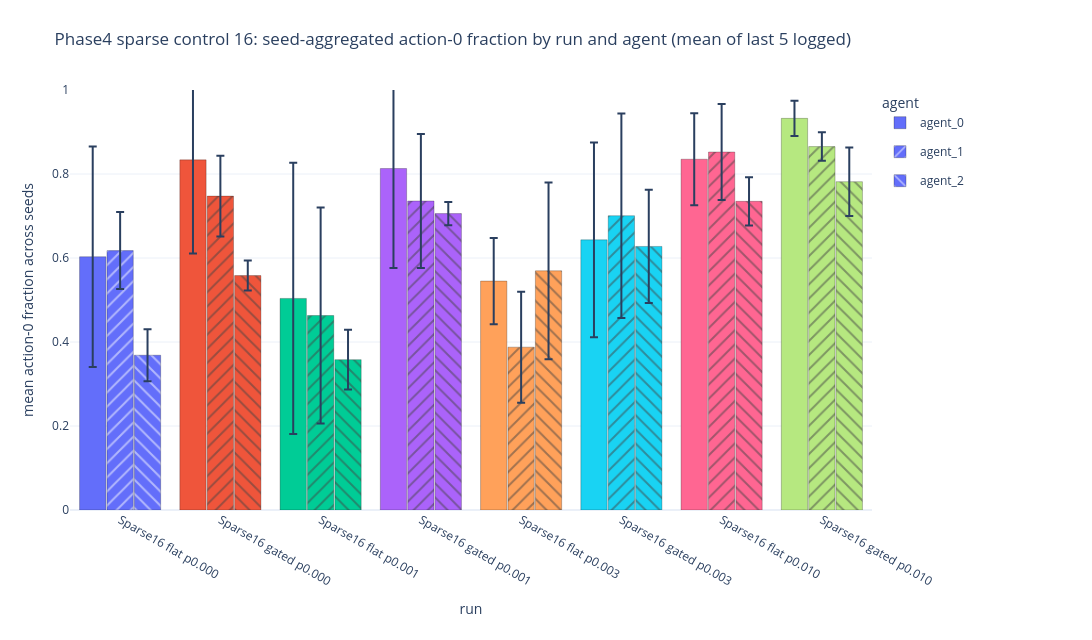
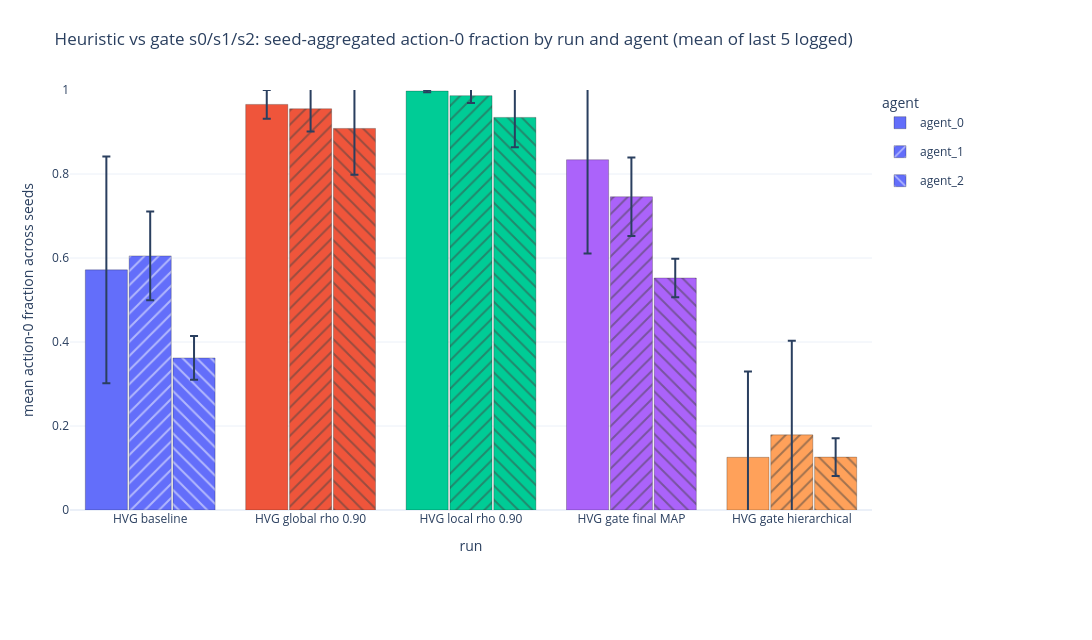
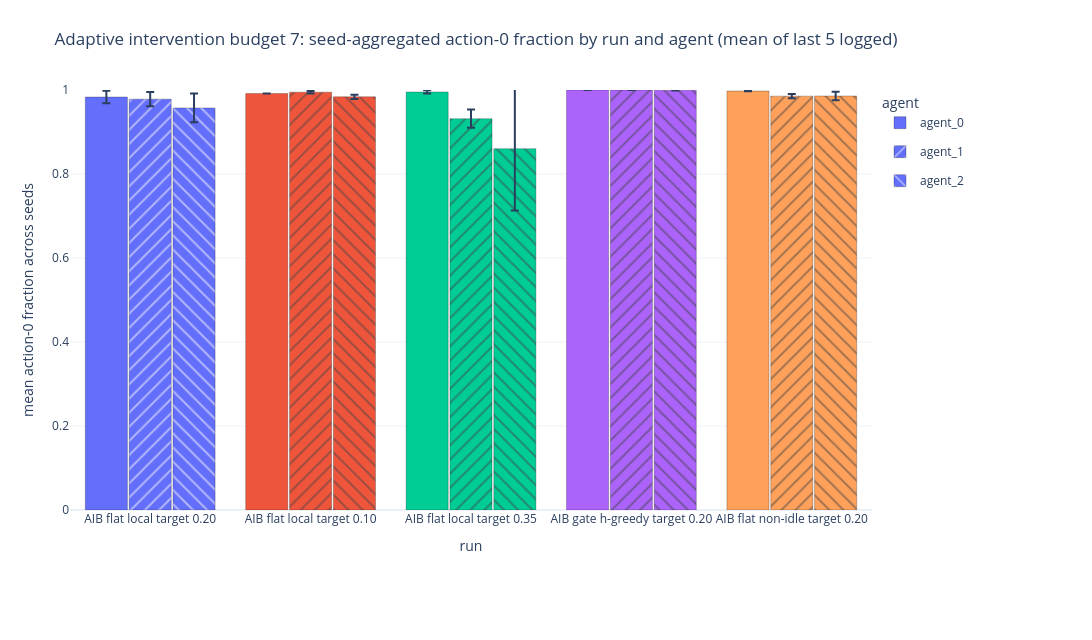

The cell these charts' notebook holds for them, in order:
### Markdown cell above
## Seed-Aggregated Last-5-Logged Action-0 Fraction By Run And Agent

### Code cell
seed_action0 = adm.seed_aggregated_last5_logged_action0_fraction_by_agent(ctx)
adm.display_metric_figures(seed_action0)

### Figure 1 — Plotly figure (JSON) as saved in the notebook; plotly's stock layout.template omitted (floating-point values rounded to 4 significant figures)
{"data": [{"customdata": [[0.2623, 3, "[0, 1, 2]", 24120.0, 10490.0, "['sparse16_flat_p000_s0', 'sparse16_flat_p000_s1', 'sparse16_flat_p000_s2']"], [0.223, 3, "[0, 1, 2]", 33350.0, 8919.0, "['sparse16_gated_p000_s0', 'sparse16_gated_p000_s1', 'sparse16_gated_p000_s2']"], [0.3229, 3, "[0, 1, 2]", 20150.0, 12920.0, "['sparse16_flat_p001_s0', 'sparse16_flat_p001_s1', 'sparse16_flat_p001_s2']"], [0.2366, 3, "[0, 1, 2]", 32520.0, 9464.0, "['sparse16_gated_p001_s0', 'sparse16_gated_p001_s1', 'sparse16_gated_p001_s2']"], [0.1026, 3, "[0, 1, 2]", 21800.0, 4105.0, "['sparse16_flat_p003_s0', 'sparse16_flat_p003_s1', 'sparse16_flat_p003_s2']"], [0.2317, 3, "[0, 1, 2]", 25730.0, 9268.0, "['sparse16_gated_p003_s0', 'sparse16_gated_p003_s1', 'sparse16_gated_p003_s2']"], [0.1097, 3, "[0, 1, 2]", 33407, 4387.0, "['sparse16_flat_p010_s0', 'sparse16_flat_p010_s1', 'sparse16_flat_p010_s2']"], [0.04184, 3, "[0, 1, 2]", 37299, 1674.0, "['sparse16_gated_p010_s0', 'sparse16_gated_p010_s1', 'sparse16_gated_p010_s2']"]], "error_y": {"array": [0.2623, 0.223, 0.3229, 0.2366, 0.1026, 0.2317, 0.1097, 0.04184], "type": "data", "visible": true}, "hovertemplate": "run=%{x}<br>agent=agent_0<br>mean action-0 fraction=%{y:.4f}<br>std across seeds=%{customdata[0]:.4f}<br>n_seeds=%{customdata[1]}<br>seeds=%{customdata[2]}<br>mean action-0 count=%{customdata[3]:.0f}<br>std action-0 count=%{customdata[4]:.0f}<br>seed runs=%{customdata[5]}<extra></extra>", "legendgroup": "agent_0", "marker": {"color": ["#636EFA", "#EF553B", "#00CC96", "#AB63FA", "#FFA15A", "#19D3F3", "#FF6692", "#B6E880"], "line": {"color": "rgba(0,0,0,0.35)", "width": 0.7}, "pattern": {"shape": ""}}, "name": "agent_0", "type": "bar", "x": ["Sparse16 flat p0.000", "Sparse16 gated p0.000", "Sparse16 flat p0.001", "Sparse16 gated p0.001", "Sparse16 flat p0.003", "Sparse16 gated p0.003", "Sparse16 flat p0.010", "Sparse16 gated p0.010"], "y": [0.603, 0.8336, 0.5038, 0.813, 0.545, 0.6432, 0.8352, 0.9325]}, {"customdata": [[0.09166, 3, "[0, 1, 2]", 24700.0, 3667.0, "['sparse16_flat_p000_s0', 'sparse16_flat_p000_s1', 'sparse16_flat_p000_s2']"], [0.09591, 3, "[0, 1, 2]", 29900.0, 3837.0, "['sparse16_gated_p000_s0', 'sparse16_gated_p000_s1', 'sparse16_gated_p000_s2']"], [0.2573, 3, "[0, 1, 2]", 18520.0, 10290.0, "['sparse16_flat_p001_s0', 'sparse16_flat_p001_s1', 'sparse16_flat_p001_s2']"], [0.1595, 3, "[0, 1, 2]", 29430.0, 6378.0, "['sparse16_gated_p001_s0', 'sparse16_gated_p001_s1', 'sparse16_gated_p001_s2']"], [0.1322, 3, "[0, 1, 2]", 15510.0, 5286.0, "['sparse16_flat_p003_s0', 'sparse16_flat_p003_s1', 'sparse16_flat_p003_s2']"], [0.2436, 3, "[0, 1, 2]", 28030.0, 9744.0, "['sparse16_gated_p003_s0', 'sparse16_gated_p003_s1', 'sparse16_gated_p003_s2']"], [0.1141, 3, "[0, 1, 2]", 34095, 4563.0, "['sparse16_flat_p010_s0', 'sparse16_flat_p010_s1', 'sparse16_flat_p010_s2']"], [0.03384, 3, "[0, 1, 2]", 34610.0, 1354.0, "['sparse16_gated_p010_s0', 'sparse16_gated_p010_s1', 'sparse16_gated_p010_s2']"]], "error_y": {"array": [0.09166, 0.09591, 0.2573, 0.1595, 0.1322, 0.2436, 0.1141, 0.03384], "type": "data", "visible": true}, "hovertemplate": "run=%{x}<br>agent=agent_1<br>mean action-0 fraction=%{y:.4f}<br>std across seeds=%{customdata[0]:.4f}<br>n_seeds=%{customdata[1]}<br>seeds=%{customdata[2]}<br>mean action-0 count=%{customdata[3]:.0f}<br>std action-0 count=%{customdata[4]:.0f}<br>seed runs=%{customdata[5]}<extra></extra>", "legendgroup": "agent_1", "marker": {"color": ["#636EFA", "#EF553B", "#00CC96", "#AB63FA", "#FFA15A", "#19D3F3", "#FF6692", "#B6E880"], "line": {"color": "rgba(0,0,0,0.35)", "width": 0.7}, "pattern": {"shape": "/"}}, "name": "agent_1", "type": "bar", "x": ["Sparse16 flat p0.000", "Sparse16 gated p0.000", "Sparse16 flat p0.001", "Sparse16 gated p0.001", "Sparse16 flat p0.003", "Sparse16 gated p0.003", "Sparse16 flat p0.010", "Sparse16 gated p0.010"], "y": [0.6176, 0.7474, 0.4631, 0.7356, 0.3877, 0.7007, 0.8524, 0.8653]}, {"customdata": [[0.062, 3, "[0, 1, 2]", 14740, 2480.0, "['sparse16_flat_p000_s0', 'sparse16_flat_p000_s1', 'sparse16_flat_p000_s2']"], [0.03581, 3, "[0, 1, 2]", 22329, 1433.0, "['sparse16_gated_p000_s0', 'sparse16_gated_p000_s1', 'sparse16_gated_p000_s2']"], [0.07122, 3, "[0, 1, 2]", 14320.0, 2849.0, "['sparse16_flat_p001_s0', 'sparse16_flat_p001_s1', 'sparse16_flat_p001_s2']"], [0.02757, 3, "[0, 1, 2]", 28231, 1103.0, "['sparse16_gated_p001_s0', 'sparse16_gated_p001_s1', 'sparse16_gated_p001_s2']"], [0.2105, 3, "[0, 1, 2]", 22780, 8420.0, "['sparse16_flat_p003_s0', 'sparse16_flat_p003_s1', 'sparse16_flat_p003_s2']"], [0.1349, 3, "[0, 1, 2]", 25100.0, 5396.0, "['sparse16_gated_p003_s0', 'sparse16_gated_p003_s1', 'sparse16_gated_p003_s2']"], [0.05752, 3, "[0, 1, 2]", 29400.0, 2300.0, "['sparse16_flat_p010_s0', 'sparse16_flat_p010_s1', 'sparse16_flat_p010_s2']"], [0.0814, 3, "[0, 1, 2]", 31267, 3256.0, "['sparse16_gated_p010_s0', 'sparse16_gated_p010_s1', 'sparse16_gated_p010_s2']"]], "error_y": {"array": [0.062, 0.03581, 0.07122, 0.02757, 0.2105, 0.1349, 0.05752, 0.0814], "type": "data", "visible": true}, "hovertemplate": "run=%{x}<br>agent=agent_2<br>mean action-0 fraction=%{y:.4f}<br>std across seeds=%{customdata[0]:.4f}<br>n_seeds=%{customdata[1]}<br>seeds=%{customdata[2]}<br>mean action-0 count=%{customdata[3]:.0f}<br>std action-0 count=%{customdata[4]:.0f}<br>seed runs=%{customdata[5]}<extra></extra>", "legendgroup": "agent_2", "marker": {"color": ["#636EFA", "#EF553B", "#00CC96", "#AB63FA", "#FFA15A", "#19D3F3", "#FF6692", "#B6E880"], "line": {"color": "rgba(0,0,0,0.35)", "width": 0.7}, "pattern": {"shape": "\\"}}, "name": "agent_2", "type": "bar", "x": ["Sparse16 flat p0.000", "Sparse16 gated p0.000", "Sparse16 flat p0.001", "Sparse16 gated p0.001", "Sparse16 flat p0.003", "Sparse16 gated p0.003", "Sparse16 flat p0.010", "Sparse16 gated p0.010"], "y": [0.3685, 0.5582, 0.358, 0.7058, 0.5695, 0.6275, 0.7349, 0.7817]}], "layout": {"bargap": 0.18, "bargroupgap": 0.04, "barmode": "group", "height": 640, "legend": {"orientation": "v", "title": {"text": "agent"}, "x": 1.01, "xanchor": "left", "y": 1, "yanchor": "top"}, "margin": {"b": 130, "l": 70, "r": 220, "t": 90}, "title": {"text": "Phase4 sparse control 16: seed-aggregated action-0 fraction by run and agent (mean of last 5 logged)"}, "width": 1450, "xaxis": {"categoryarray": ["Sparse16 flat p0.000", "Sparse16 gated p0.000", "Sparse16 flat p0.001", "Sparse16 gated p0.001", "Sparse16 flat p0.003", "Sparse16 gated p0.003", "Sparse16 flat p0.010", "Sparse16 gated p0.010"], "categoryorder": "array", "title": {"text": "run"}}, "yaxis": {"range": [0, 1], "title": {"text": "mean action-0 fraction across seeds"}}}}

### Figure 2 — Plotly figure (JSON) as saved in the notebook; plotly's stock layout.template omitted (floating-point values rounded to 4 significant figures)
{"data": [{"customdata": [[0.2702, 3, "[0, 1, 2]", 22870.0, 10810.0, "['hvg_00_baseline_s0', 'hvg_00_baseline_s1', 'hvg_00_baseline_s2']"], [0.03443, 3, "[0, 1, 2]", 38630.0, 1377.0, "['hvg_01_eval_rho090_s0', 'hvg_01_eval_rho090_s1', 'hvg_01_eval_rho090_s2']"], [0.002643, 3, "[0, 1, 2]", 39900.0, 105.5, "['hvg_04_eval_local_rho090_s0', 'hvg_04_eval_local_rho090_s1', 'hvg_04_eval_local_rho090_s2']"], [0.2233, 3, "[0, 1, 2]", 33356, 8930.0, "['hvg_02_gate_final_map_s0', 'hvg_02_gate_final_map_s1', 'hvg_02_gate_final_map_s2']"], [0.204, 3, "[0, 1, 2]", 5019.0, 8160.0, "['hvg_03_gate_hierarchical_s0', 'hvg_03_gate_hierarchical_s1', 'hvg_03_gate_hierarchical_s2']"]], "error_y": {"array": [0.2702, 0.03443, 0.002643, 0.2233, 0.204], "type": "data", "visible": true}, "hovertemplate": "run=%{x}<br>agent=agent_0<br>mean action-0 fraction=%{y:.4f}<br>std across seeds=%{customdata[0]:.4f}<br>n_seeds=%{customdata[1]}<br>seeds=%{customdata[2]}<br>mean action-0 count=%{customdata[3]:.0f}<br>std action-0 count=%{customdata[4]:.0f}<br>seed runs=%{customdata[5]}<extra></extra>", "legendgroup": "agent_0", "marker": {"color": ["#636EFA", "#EF553B", "#00CC96", "#AB63FA", "#FFA15A"], "line": {"color": "rgba(0,0,0,0.35)", "width": 0.7}, "pattern": {"shape": ""}}, "name": "agent_0", "type": "bar", "x": ["HVG baseline", "HVG global rho 0.90", "HVG local rho 0.90", "HVG gate final MAP", "HVG gate hierarchical"], "y": [0.5717, 0.9657, 0.9975, 0.8339, 0.1255]}, {"customdata": [[0.1057, 3, "[0, 1, 2]", 24200, 4229.0, "['hvg_00_baseline_s0', 'hvg_00_baseline_s1', 'hvg_00_baseline_s2']"], [0.05404, 3, "[0, 1, 2]", 38210.0, 2161.0, "['hvg_01_eval_rho090_s0', 'hvg_01_eval_rho090_s1', 'hvg_01_eval_rho090_s2']"], [0.01752, 3, "[0, 1, 2]", 39460.0, 700.8, "['hvg_04_eval_local_rho090_s0', 'hvg_04_eval_local_rho090_s1', 'hvg_04_eval_local_rho090_s2']"], [0.09347, 3, "[0, 1, 2]", 29833, 3739.0, "['hvg_02_gate_final_map_s0', 'hvg_02_gate_final_map_s1', 'hvg_02_gate_final_map_s2']"], [0.2239, 3, "[0, 1, 2]", 7155.0, 8956.0, "['hvg_03_gate_hierarchical_s0', 'hvg_03_gate_hierarchical_s1', 'hvg_03_gate_hierarchical_s2']"]], "error_y": {"array": [0.1057, 0.05404, 0.01752, 0.09347, 0.2239], "type": "data", "visible": true}, "hovertemplate": "run=%{x}<br>agent=agent_1<br>mean action-0 fraction=%{y:.4f}<br>std across seeds=%{customdata[0]:.4f}<br>n_seeds=%{customdata[1]}<br>seeds=%{customdata[2]}<br>mean action-0 count=%{customdata[3]:.0f}<br>std action-0 count=%{customdata[4]:.0f}<br>seed runs=%{customdata[5]}<extra></extra>", "legendgroup": "agent_1", "marker": {"color": ["#636EFA", "#EF553B", "#00CC96", "#AB63FA", "#FFA15A"], "line": {"color": "rgba(0,0,0,0.35)", "width": 0.7}, "pattern": {"shape": "/"}}, "name": "agent_1", "type": "bar", "x": ["HVG baseline", "HVG global rho 0.90", "HVG local rho 0.90", "HVG gate final MAP", "HVG gate hierarchical"], "y": [0.605, 0.9553, 0.9865, 0.7458, 0.1789]}, {"customdata": [[0.05206, 3, "[0, 1, 2]", 14480.0, 2082.0, "['hvg_00_baseline_s0', 'hvg_00_baseline_s1', 'hvg_00_baseline_s2']"], [0.1106, 3, "[0, 1, 2]", 36341, 4424.0, "['hvg_01_eval_rho090_s0', 'hvg_01_eval_rho090_s1', 'hvg_01_eval_rho090_s2']"], [0.07131, 3, "[0, 1, 2]", 37390.0, 2852.0, "['hvg_04_eval_local_rho090_s0', 'hvg_04_eval_local_rho090_s1', 'hvg_04_eval_local_rho090_s2']"], [0.04561, 3, "[0, 1, 2]", 22100.0, 1825.0, "['hvg_02_gate_final_map_s0', 'hvg_02_gate_final_map_s1', 'hvg_02_gate_final_map_s2']"], [0.04474, 3, "[0, 1, 2]", 5037.0, 1790.0, "['hvg_03_gate_hierarchical_s0', 'hvg_03_gate_hierarchical_s1', 'hvg_03_gate_hierarchical_s2']"]], "error_y": {"array": [0.05206, 0.1106, 0.07131, 0.04561, 0.04474], "type": "data", "visible": true}, "hovertemplate": "run=%{x}<br>agent=agent_2<br>mean action-0 fraction=%{y:.4f}<br>std across seeds=%{customdata[0]:.4f}<br>n_seeds=%{customdata[1]}<br>seeds=%{customdata[2]}<br>mean action-0 count=%{customdata[3]:.0f}<br>std action-0 count=%{customdata[4]:.0f}<br>seed runs=%{customdata[5]}<extra></extra>", "legendgroup": "agent_2", "marker": {"color": ["#636EFA", "#EF553B", "#00CC96", "#AB63FA", "#FFA15A"], "line": {"color": "rgba(0,0,0,0.35)", "width": 0.7}, "pattern": {"shape": "\\"}}, "name": "agent_2", "type": "bar", "x": ["HVG baseline", "HVG global rho 0.90", "HVG local rho 0.90", "HVG gate final MAP", "HVG gate hierarchical"], "y": [0.362, 0.9085, 0.9348, 0.5524, 0.1259]}], "layout": {"bargap": 0.18, "bargroupgap": 0.04, "barmode": "group", "height": 640, "legend": {"orientation": "v", "title": {"text": "agent"}, "x": 1.01, "xanchor": "left", "y": 1, "yanchor": "top"}, "margin": {"b": 130, "l": 70, "r": 220, "t": 90}, "title": {"text": "Heuristic vs gate s0/s1/s2: seed-aggregated action-0 fraction by run and agent (mean of last 5 logged)"}, "width": 1450, "xaxis": {"categoryarray": ["HVG baseline", "HVG global rho 0.90", "HVG local rho 0.90", "HVG gate final MAP", "HVG gate hierarchical"], "categoryorder": "array", "title": {"text": "run"}}, "yaxis": {"range": [0, 1], "title": {"text": "mean action-0 fraction across seeds"}}}}

### Figure 3 — Plotly figure (JSON) as saved in the notebook; plotly's stock layout.template omitted (floating-point values rounded to 4 significant figures)
{"data": [{"customdata": [[0.01505, 3, "[0, 1, 2]", 39340.0, 602.1, "['aib_00_flat_local_t020_s0', 'aib_00_flat_local_t020_s1', 'aib_00_flat_local_t020_s2']"], [0.0001693, 3, "[0, 1, 2]", 39670.0, 6.506, "['aib_01_flat_local_t010_s0', 'aib_01_flat_local_t010_s1', 'aib_01_flat_local_t010_s2']"], [0.003829, 3, "[0, 1, 2]", 39810.0, 153.1, "['aib_02_flat_local_t035_s0', 'aib_02_flat_local_t035_s1', 'aib_02_flat_local_t035_s2']"], [0, 3, "[0, 1, 2]", 40000, 0, "['aib_03_gate_hgreedy_sep_local_t020_s0', 'aib_03_gate_hgreedy_sep_local_t020_s1', 'aib_03_gate_hgreedy_sep_local_t020_s2']"], [0.0004898, 3, "[0, 1, 2]", 39900.0, 19.5, "['aib_04_flat_nonidle_t020_s0', 'aib_04_flat_nonidle_t020_s1', 'aib_04_flat_nonidle_t020_s2']"]], "error_y": {"array": [0.01505, 0.0001693, 0.003829, 0.0, 0.0004898], "type": "data", "visible": true}, "hovertemplate": "run=%{x}<br>agent=agent_0<br>mean action-0 fraction=%{y:.4f}<br>std across seeds=%{customdata[0]:.4f}<br>n_seeds=%{customdata[1]}<br>seeds=%{customdata[2]}<br>mean action-0 count=%{customdata[3]:.0f}<br>std action-0 count=%{customdata[4]:.0f}<br>seed runs=%{customdata[5]}<extra></extra>", "legendgroup": "agent_0", "marker": {"color": ["#636EFA", "#EF553B", "#00CC96", "#AB63FA", "#FFA15A"], "line": {"color": "rgba(0,0,0,0.35)", "width": 0.7}, "pattern": {"shape": ""}}, "name": "agent_0", "type": "bar", "x": ["AIB flat local target 0.20", "AIB flat local target 0.10", "AIB flat local target 0.35", "AIB gate h-greedy target 0.20", "AIB flat non-idle target 0.20"], "y": [0.9834, 0.9917, 0.9953, 1.0, 0.9975]}, {"customdata": [[0.01722, 3, "[0, 1, 2]", 39130.0, 689.1, "['aib_00_flat_local_t020_s0', 'aib_00_flat_local_t020_s1', 'aib_00_flat_local_t020_s2']"], [0.002983, 3, "[0, 1, 2]", 39790.0, 119.1, "['aib_01_flat_local_t010_s0', 'aib_01_flat_local_t010_s1', 'aib_01_flat_local_t010_s2']"], [0.02167, 3, "[0, 1, 2]", 37270.0, 866.3, "['aib_02_flat_local_t035_s0', 'aib_02_flat_local_t035_s1', 'aib_02_flat_local_t035_s2']"], [0, 3, "[0, 1, 2]", 40000, 0, "['aib_03_gate_hgreedy_sep_local_t020_s0', 'aib_03_gate_hgreedy_sep_local_t020_s1', 'aib_03_gate_hgreedy_sep_local_t020_s2']"], [0.004919, 3, "[0, 1, 2]", 39420.0, 196.7, "['aib_04_flat_nonidle_t020_s0', 'aib_04_flat_nonidle_t020_s1', 'aib_04_flat_nonidle_t020_s2']"]], "error_y": {"array": [0.01722, 0.002983, 0.02167, 0.0, 0.004919], "type": "data", "visible": true}, "hovertemplate": "run=%{x}<br>agent=agent_1<br>mean action-0 fraction=%{y:.4f}<br>std across seeds=%{customdata[0]:.4f}<br>n_seeds=%{customdata[1]}<br>seeds=%{customdata[2]}<br>mean action-0 count=%{customdata[3]:.0f}<br>std action-0 count=%{customdata[4]:.0f}<br>seed runs=%{customdata[5]}<extra></extra>", "legendgroup": "agent_1", "marker": {"color": ["#636EFA", "#EF553B", "#00CC96", "#AB63FA", "#FFA15A"], "line": {"color": "rgba(0,0,0,0.35)", "width": 0.7}, "pattern": {"shape": "/"}}, "name": "agent_1", "type": "bar", "x": ["AIB flat local target 0.20", "AIB flat local target 0.10", "AIB flat local target 0.35", "AIB gate h-greedy target 0.20", "AIB flat non-idle target 0.20"], "y": [0.9782, 0.9948, 0.9317, 1.0, 0.9854]}, {"customdata": [[0.03428, 3, "[0, 1, 2]", 38290.0, 1371.0, "['aib_00_flat_local_t020_s0', 'aib_00_flat_local_t020_s1', 'aib_00_flat_local_t020_s2']"], [0.005064, 3, "[0, 1, 2]", 39350.0, 202.8, "['aib_01_flat_local_t010_s0', 'aib_01_flat_local_t010_s1', 'aib_01_flat_local_t010_s2']"], [0.1474, 3, "[0, 1, 2]", 34410.0, 5897.0, "['aib_02_flat_local_t035_s0', 'aib_02_flat_local_t035_s1', 'aib_02_flat_local_t035_s2']"], [0.0006718, 3, "[0, 1, 2]", 39970.0, 26.69, "['aib_03_gate_hgreedy_sep_local_t020_s0', 'aib_03_gate_hgreedy_sep_local_t020_s1', 'aib_03_gate_hgreedy_sep_local_t020_s2']"], [0.01027, 3, "[0, 1, 2]", 39430.0, 410.7, "['aib_04_flat_nonidle_t020_s0', 'aib_04_flat_nonidle_t020_s1', 'aib_04_flat_nonidle_t020_s2']"]], "error_y": {"array": [0.03428, 0.005064, 0.1474, 0.0006718, 0.01027], "type": "data", "visible": true}, "hovertemplate": "run=%{x}<br>agent=agent_2<br>mean action-0 fraction=%{y:.4f}<br>std across seeds=%{customdata[0]:.4f}<br>n_seeds=%{customdata[1]}<br>seeds=%{customdata[2]}<br>mean action-0 count=%{customdata[3]:.0f}<br>std action-0 count=%{customdata[4]:.0f}<br>seed runs=%{customdata[5]}<extra></extra>", "legendgroup": "agent_2", "marker": {"color": ["#636EFA", "#EF553B", "#00CC96", "#AB63FA", "#FFA15A"], "line": {"color": "rgba(0,0,0,0.35)", "width": 0.7}, "pattern": {"shape": "\\"}}, "name": "agent_2", "type": "bar", "x": ["AIB flat local target 0.20", "AIB flat local target 0.10", "AIB flat local target 0.35", "AIB gate h-greedy target 0.20", "AIB flat non-idle target 0.20"], "y": [0.9573, 0.9838, 0.8603, 0.9993, 0.9857]}], "layout": {"bargap": 0.18, "bargroupgap": 0.04, "barmode": "group", "height": 640, "legend": {"orientation": "v", "title": {"text": "agent"}, "x": 1.01, "xanchor": "left", "y": 1, "yanchor": "top"}, "margin": {"b": 130, "l": 70, "r": 220, "t": 90}, "title": {"text": "Adaptive intervention budget 7: seed-aggregated action-0 fraction by run and agent (mean of last 5 logged)"}, "width": 1450, "xaxis": {"categoryarray": ["AIB flat local target 0.20", "AIB flat local target 0.10", "AIB flat local target 0.35", "AIB gate h-greedy target 0.20", "AIB flat non-idle target 0.20"], "categoryorder": "array", "title": {"text": "run"}}, "yaxis": {"range": [0, 1], "title": {"text": "mean action-0 fraction across seeds"}}}}
